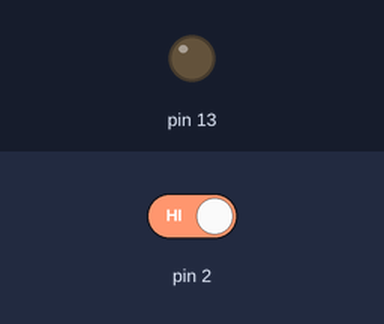
A sketch run on a simulated Arduino Uno, built with avr-gcc and run on an emulated ATmega328P. Parts: output pins drawn as LEDs (lit = HIGH). Inputs (shaded band) come from the test bench; at power-on: pin 2 HIGH.

Above: at 1.2 s.
1.3 s: pin 2 driven LOW
At 2.5 s:
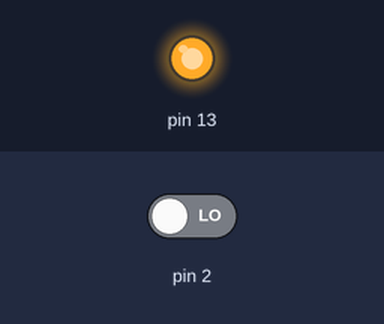
2.8 s: pin 2 driven HIGH
At 3.6 s:
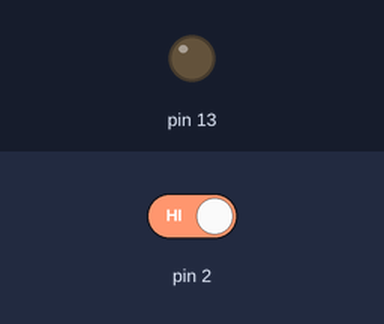
Timing chart, 0 to 5.8 s (numbered marks = the images above; inputs shaded):
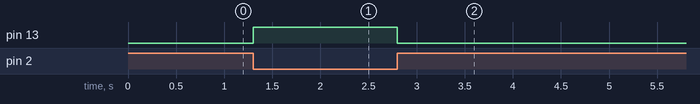

Measured:
- after the input at 1.3 s, pin 13: LOW → HIGH at once
- after the input at 2.8 s, pin 13: HIGH → LOW at once

The sketch:

Test_Bush-button.ino
```cpp
int d=2;
void setup()
{pinMode(2,INPUT);
pinMode(13,OUTPUT);

}
void loop()
{
d=digitalRead(2);
if(d==0)
{digitalWrite(13,HIGH);}
else
{digitalWrite(13,LOW);}
}
```
